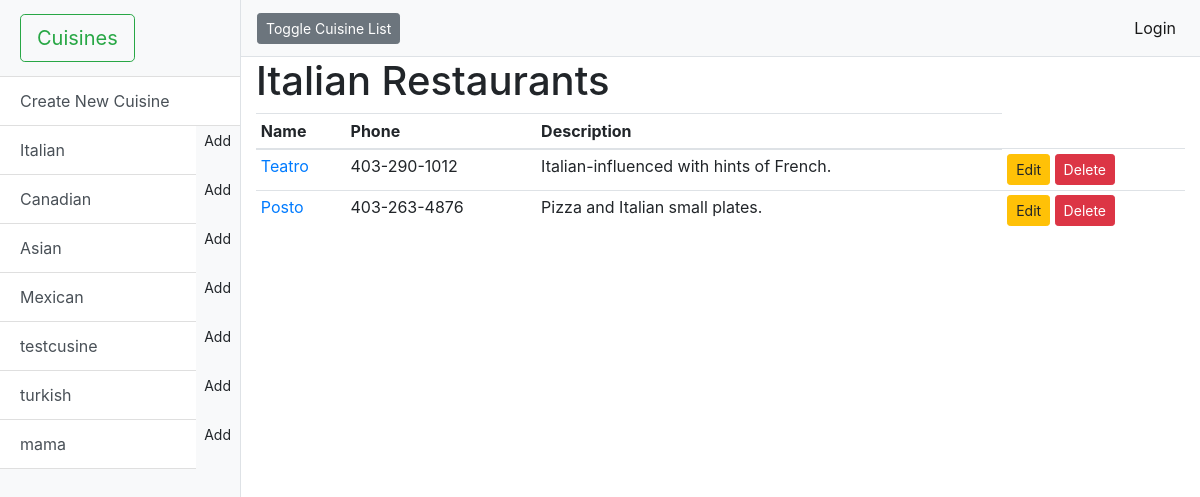
The page /cuisines/1/ on the database its author committed.
### db_setup.py (models this page shows, shortened)
class Cuisine(Base):
    __tablename__ = 'cuisine'  # Table in the database
    id = Column(Integer, primary_key=True)
    name = Column(String(80), nullable=False)

class Restaurant(Base):
    __tablename__ = 'restaurant'
    name = Column(String(80), nullable=False)
    id = Column(Integer, primary_key=True)
    description = Column(String(250))
    phone = Column(String(20))
    website = Column(String(30))
    address = Column(String(250))
    review = Column(String(3))  # would you eat here again? yes/no
    cuisine_id = Column(Integer, ForeignKey('cuisine.id'))
    cuisine = relationship(Cuisine)  # Relationship to the actual class

### catalog.py (the view)
@app.route('/cuisines/<int:cuisine_id>/', methods=['GET'])
@app.route('/cuisines/<int:cuisine_id>/restaurant/', methods=['GET'])
def showRestaurants(cuisine_id):
    cuisines = session.query(Cuisine).all()
    cuisineName  = session.query(Cuisine).filter_by(id=cuisine_id).one()
    restaurants = session.query(Restaurant).filter_by(cuisine_id=cuisine_id)
    return render_template('restaurants.html', title='Restaurant Catalog', cuisines=cuisines, restaurants=restaurants, cuisineName=cuisineName, login_session=login_session)

### templates/restaurants.html (shortened to what this page needs)
<!DOCTYPE html>
<html lang="en">
<head>
    <link href="/static/vendor/bootstrap/css/bootstrap.min.css" rel="stylesheet">
    <link href="/static/simple-sidebar.css" rel="stylesheet">
</head>
<body>
<div class="d-flex" id="wrapper">
    <div class="bg-light border-right" id="sidebar-wrapper">
        <div class="sidebar-heading"><a href="/" class="btn btn-outline-success btn-lg" data-toggle="tooltip"
                                        data-placement="top" title="Homepage">Cuisines</a></div>
        <div class="list-group list-group-flush">
            <a href="/cuisines/new/" class="list-group-item list-group-item-action btn btn-success" role="button">Create
                New Cuisine</a>
            {% for cuisine in cuisines %}
            <div class="btn-group" role="group" aria-label="Modify Cuisine"></a>
                <a href="/cuisines/{{ cuisine.id }}/" class="btn list-group-item list-group-item-action btn btn-light"
                   role="button">{{ cuisine.name }}</a>
                <a href="/cuisines/{{ cuisine.id }}/restaurant/new/" class="btn btn-sm" role="button"
                   data-toggle="tooltip" data-placement="top"
                   title="Add new restaurant into {{ cuisine.name }} Cuisine">Add</a>
            </div>
            {% endfor %}
        </div>
    </div>
    <div id="page-content-wrapper">
        <nav class="navbar navbar-expand-lg navbar-light bg-light border-bottom">
            <button class="btn btn-secondary btn-sm" id="menu-toggle">Toggle Cuisine List</button>&nbsp;
            <div class="collapse navbar-collapse" id="navbarSupportedContent">
                <ul class="navbar-nav ml-auto mt-2 mt-lg-0">
                    <li class="nav-item active">
                        {%- if login_session.username -%}
                        <img src="{{login_session.picture}}" class="img-responsive">
                        <a class="nav-link" href="/gdisconnect">Logout<span class="sr-only">(current)</span></a>
                        {%- else -%}
                        <a class="nav-link" href="/login">Login<span class="sr-only">(current)</span></a>
                        {%- endif -%}
                    </li>
                </ul>
            </div>
        </nav>
        <div class="container-fluid">
            <h1>{{ cuisineName.name }} Restaurants</h1>
            {% if restaurants.count() ==0 %}
            <div class="alert alert-danger" role="alert">
                There are no restaurants under this cuisine yet! <br> Use the "Add" button next to the cuisine name on
                the left menu bar.
            </div>
            {% else %}
            <table class="table table-sm table-hover">
                <thead>
                <tr>
                    <th scope="col">Name</th>
                    <th scope="col">Phone</th>
                    <th scope="col">Description</th>
                </tr>
                </thead>
                <tbody>
                {% for restaurant in restaurants %}
                <tr>
                    <td><a href="{{ restaurant.website }}">{{ restaurant.name }}</a></td>
                    <td>{{ restaurant.phone }}</td>
                    <td>{{ restaurant.description }}</td>
                    <td>
                        <a href="/cuisines/{{ restaurant.cuisine_id }}/restaurant/{{ restaurant.id }}/edit/"
                           class="btn btn-secondary btn-sm btn-warning" role="button" data-toggle="tooltip"
                           data-placement="top" title="Edit {{ restaurant.name }}">Edit</a>
                        <a href="/cuisines/{{ restaurant.cuisine_id }}/restaurant/{{ restaurant.id }}/delete/"
                           class="btn btn-secondary btn-sm btn-danger" role="button" data-toggle="tooltip"
                           data-placement="top" title="Delete {{ restaurant.name }}">Delete</a>
                    </td>
                </tr>
                {% endfor %}
                </tbody>
            </table>
            {% endif %}
        </div>
    </div>
</div>
</body>
</html>

### static/simple-sidebar.css (style rules this page uses)
body { overflow-x: hidden; }
#sidebar-wrapper { min-height: 100vh; margin-left: -15rem; -webkit-transition: margin .25s ease-out; -moz-transition: margin .25s ease-out; -o-transition: margin .25s ease-out; transition: margin .25s ease-out; }
#sidebar-wrapper .sidebar-heading { padding: 0.875rem 1.25rem; font-size: 1.2rem; }
#sidebar-wrapper .list-group { width: 15rem; }
#page-content-wrapper { min-width: 100vw; }
@media (min-width: 768px) { #sidebar-wrapper { margin-left: 0; } }
@media (min-width: 768px) { #page-content-wrapper { min-width: 0; width: 100%; } }

### rows shown on the page
Cuisine: name "Italian"
Cuisine: name "Canadian"
Cuisine: name "Asian"
Cuisine: name "Mexican"
Cuisine: name "testcusine"
Cuisine: name "turkish"
Cuisine: name "mama"
Restaurant: name "Teatro", phone "403-290-1012", description "Italian-influenced with hints of French."
Restaurant: name "Posto", phone "403-263-4876", description "Pizza and Italian small plates."
